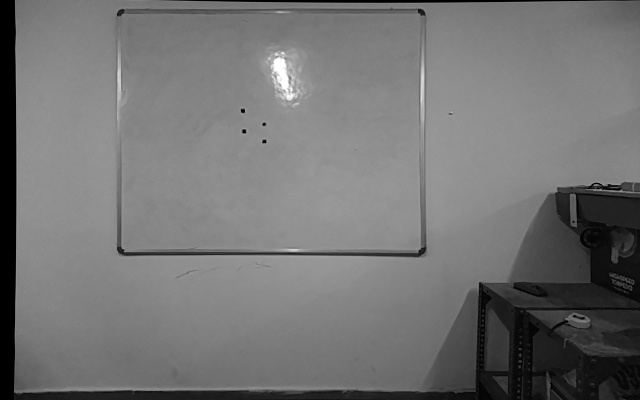
#> input picture test_scripts/test_Apr05_2023/left_A0.jpg, 640 x 400 px, found by its file name
$ python test_vo_aks.py
#> lines starting #> are read from the running program, lines starting #| are printed output that depends on the picture

# import OpenCV and pyplot
import cv2
from matplotlib import pyplot as plt

# read left and right images
imgA = cv2.imread('/home/akash/visual_odometry/test_scripts/test_Apr05_2023/left_A0.jpg',0)
#> imgA is the input picture: shape (400, 640); min 0, max 255, mean 114.9
imgB = cv2.imread('/home/akash/visual_odometry/test_scripts/test_Apr05_2023/right_A0.jpg',0)
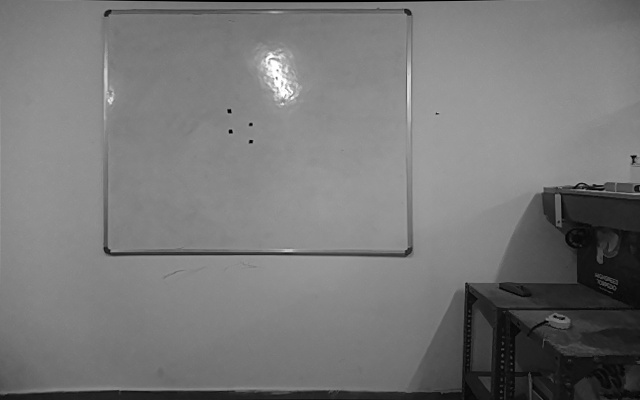
#> input picture test_scripts/test_Apr05_2023/right_A0.jpg, 640 x 400 px, found by its file name
#> imgB is the input picture: shape (400, 640); min 0, max 255, mean 118.6
#print(imgA.shape())

imgL = cv2.resize(imgA, (640, 480))
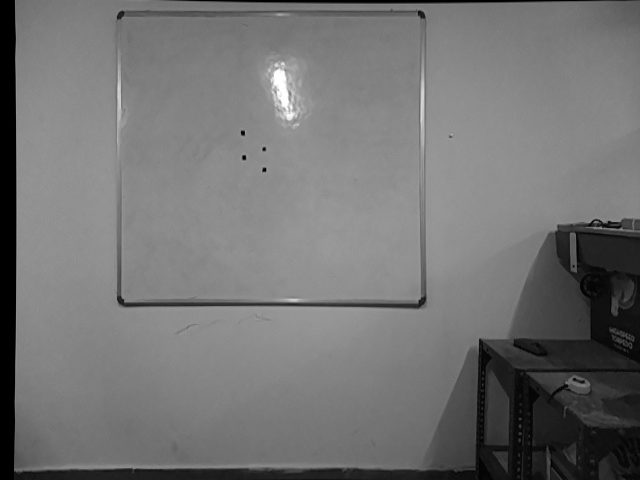
#> imgL: shape (480, 640); min 0, max 255, mean 114.9
imgR = cv2.resize(imgB, (640, 480))
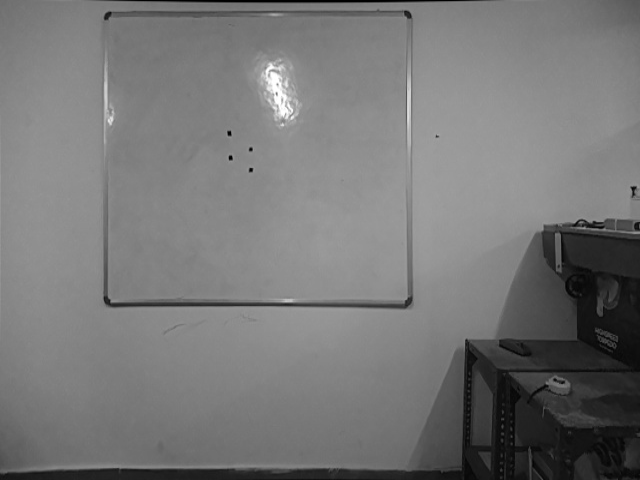
#> imgR: shape (480, 640); min 0, max 255, mean 118.5

# creates StereoBm object
stereo = cv2.StereoBM_create(numDisparities = 16,
                            blockSize = 15)

# computes disparity
disparity = stereo.compute(imgL, imgR)
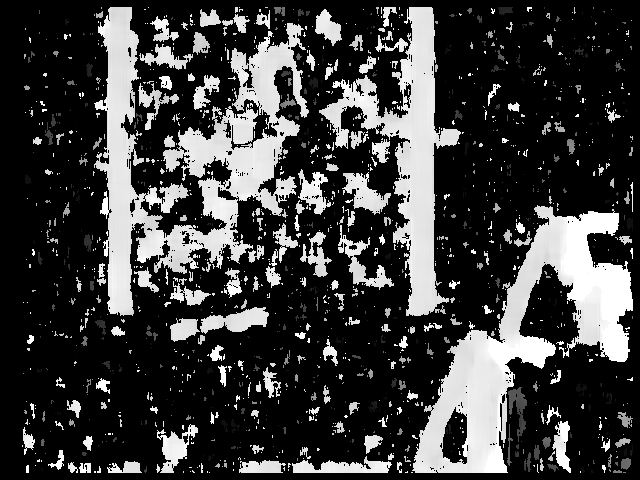
#> disparity: shape (480, 640) int16; min -16, max 240, mean 45.6; drawn with min black and max white
cv2.imshow('imgA',imgA)
cv2.imshow('imgB',imgB)
# displays image as grayscale and plotted
plt.imshow(disparity, 'gray')
plt.show()
